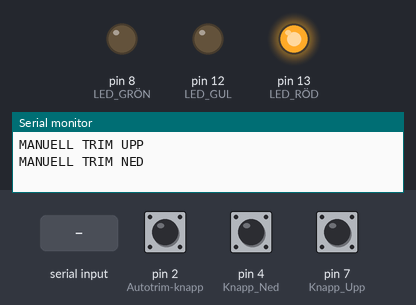
Recording of a sketch running on a simulated Arduino Uno, built with avr-gcc and run on an emulated ATmega328P. On the bench: output pins drawn as LEDs (lit = HIGH), the last lines printed to the serial monitor. Dashed ring = blinking. The inputs (shaded band) are chosen by the test bench; at power-on: pin 2 (Autotrim-knapp) HIGH, pin 4 (Knapp_Ned) HIGH, pin 7 (Knapp_Upp) HIGH.

Above: at 1.2 s.
1.3 s: pin 2 (Autotrim-knapp) pulled LOW for 0.15 s
At 1.54 s:
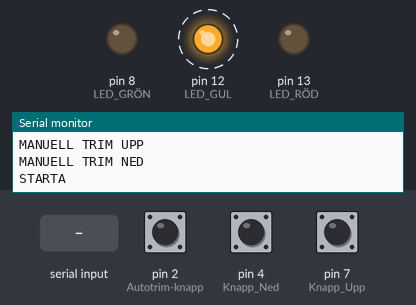
4.3 s: "KLAR\n" received over Serial
At 5.4 s:
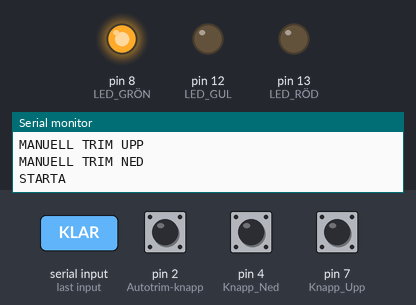
5.8 s: pin 4 (Knapp_Ned) pulled LOW for 0.15 s
At 6.3 s:
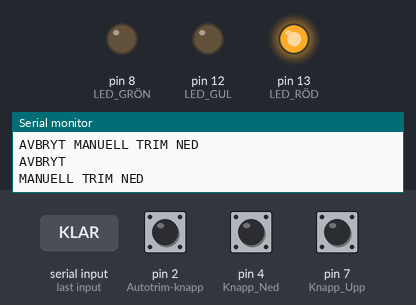
9.0 s: pin 2 (Autotrim-knapp) pulled LOW for 1 s
At 9.25 s:
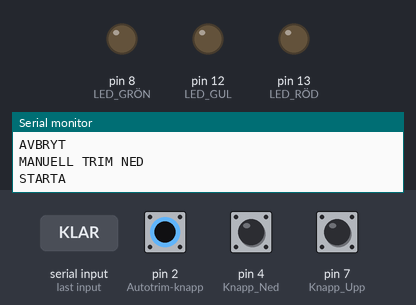
12.9 s: pin 4 (Knapp_Ned) pulled LOW for 1 s
At 14.1 s:
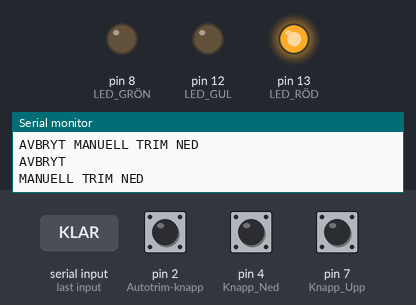
Timing chart, 0 to 15.9 s (numbered marks = the images above; inputs shaded):
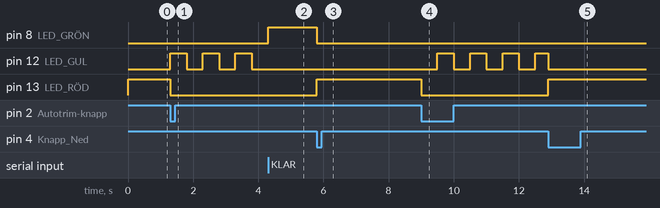

Measured:
- after the input at 1.3 s, pin 12 (LED_GUL): alternates HIGH for 0.50 s and LOW for 0.50 s, starting at once; pin 13 (LED_RÖD): HIGH → LOW at once
- after the input at 4.3 s, pin 8 (LED_GRÖN): LOW → HIGH at once; pin 12 (LED_GUL): stays LOW (without the input it goes to HIGH after 1.0 s)
- after the input at 5.8 s, pin 8 (LED_GRÖN): HIGH → LOW at once; pin 13 (LED_RÖD): LOW → HIGH at once
- after the input at 9.0 s, pin 12 (LED_GUL): alternates HIGH for 0.50 s and LOW for 0.50 s, starting after 0.50 s; pin 13 (LED_RÖD): HIGH → LOW at once
- after the input at 12.9 s, pin 13 (LED_RÖD): LOW → HIGH at once

The sketch:

Interface_Arduinokod.ino
```cpp
// GLÖM INTE KOLLA OM DET ÄR PULL UP ELLER PULL DOWN KOPPLING SÅ ATT HIGH OCH LOW BLIR RÄTT I KODEN


// Tillståndsmaskinen startar i ”STOP”
int tillstand = 1;

// Blinkande GUL lampa
unsigned long previousMillis = 0;
const long blinkInterval = 500;
bool blinkState = false;

bool avbryt_counter = false;

// Långtryck på autotrim-knapp
unsigned long knappTryckStart = 0;
bool knappVarNere = false;
const unsigned long langTryckTid = 2000;

// Funktion för blinkande gul lampa
void blinkGulLampa() {
	unsigned long currentMillis = millis();
	if (currentMillis - previousMillis >= blinkInterval) {
		previousMillis = currentMillis;
    	blinkState = !blinkState;
       	digitalWrite(13, LOW); 			// RÖD av
    	digitalWrite(12, blinkState); 	// GUL växlar
    	digitalWrite(8, LOW);  			// GRÖN av
	}
}

void setup() {
    Serial.begin(9600);

    // Inputs
    pinMode(2, INPUT_PULLUP);  // Autotrim-knapp
    pinMode(4, INPUT_PULLUP);  // Knapp Ned
    pinMode(7, INPUT_PULLUP);  // Knapp Upp


    // Outputs
    pinMode(13, OUTPUT);  // LED RÖD
    pinMode(12, OUTPUT);  // LED GUL
    pinMode(8, OUTPUT);   // LED GRÖN
}


void loop() {

    bool nuvarandeKnapp = !digitalRead(2);  // Autotrim-knapp
    bool nuvarandeKnapp_ned = !digitalRead(4);  // Manuell trim ned
    bool nuvarandeKnapp_upp = !digitalRead(7);  // Manuell trim upp
    unsigned long nu = millis();

    // EDGE DETECTION FÖR AUTOTRIM-KNAPP
    static bool forraKnapp = true;
    bool auto_knappNer = (!forraKnapp && nuvarandeKnapp);  // Just tryckt
    bool auto_knappUpp = (forraKnapp && !nuvarandeKnapp);  // Just släppt
    forraKnapp = nuvarandeKnapp;

    // EDGE DETECTION FÖR MANUELL TRIM NED
    static bool forraKnapp_ned = true;
    bool manuell_trimned_knappNedtryckt = (!forraKnapp_ned && nuvarandeKnapp_ned);  // Just tryckt
    bool manuell_trimned_knappSlappt = (forraKnapp_ned && !nuvarandeKnapp_ned);  // Just släppt
    forraKnapp_ned = nuvarandeKnapp_ned;

    // EDGE DETECTION FÖR MANUELL TRIM UPP
    static bool forraKnapp_upp = true;
    bool manuell_trimupp_knappNedtryckt = (!forraKnapp_upp && nuvarandeKnapp_upp);  // Just tryckt
    bool manuell_trimupp_knappSlappt = (forraKnapp_upp && !nuvarandeKnapp_upp);  // Just släppt
    forraKnapp_upp = nuvarandeKnapp_upp;

    switch (tillstand) {

        case 1: { // STOP: RÖD tänd
            digitalWrite(13, HIGH); 	// RÖD
            digitalWrite(12, LOW);  	// GUL
            digitalWrite(8, LOW);   	// GRÖN

                if (auto_knappNer) {
                    Serial.println("STARTA");
                    tillstand = 2;
                }

            break;

        }

        case 2: { // Trimning pågår: GUL blinkar

            avbryt_counter = true;

            blinkGulLampa();

                if (auto_knappNer) {
                    Serial.println("AVBRYT");
                }

                // Vänta på svar från Python
                if (Serial.available()) {
                    String message = Serial.readStringUntil('\n');
                    if (message == "KLAR") {
                        tillstand = 3;
                    }
                    else if (message == "AVBRUTEN") {
                        tillstand = 1;
                    }
                }

            break;
        }

        case 3: { // OPTIMERAD: GRÖN tänd

            digitalWrite(13, LOW);  // RÖD
            digitalWrite(12, LOW);  // GUL
            digitalWrite(8, HIGH);  // GRÖN

                if (nuvarandeKnapp == LOW && !knappVarNere) {
                    knappVarNere = true;
                    knappTryckStart = millis();
                }

                if (nuvarandeKnapp == HIGH && knappVarNere) {
                    knappVarNere = false;
                    unsigned long knappTid = millis() - knappTryckStart;

                    if (knappTid >= langTryckTid) {
                        tillstand = 1; // Långt tryck
                    }
                    else {
                        Serial.println("STARTA");
                        tillstand = 2; // Kort tryck
                    }
                }

            break;

        }
    }

    // MANUELL TRIM OVERRIDE

    // Om någon manuell knapp trycks ner, tvinga tillstånd 1
    if (manuell_trimned_knappSlappt && avbryt_counter) {

        Serial.println("AVBRYT");

        avbryt_counter = false;

        tillstand = 1;
    }

    if (manuell_trimupp_knappSlappt && avbryt_counter) {

        Serial.println("AVBRYT");

        avbryt_counter = false;

        tillstand = 1;
    }

    // Tryckt ner trim UPP
    if (manuell_trimupp_knappSlappt) {
        Serial.println("MANUELL TRIM UPP");
        tillstand = 1;
    }

    // Släppt trim UPP
    if (manuell_trimupp_knappNedtryckt) {
        Serial.println("AVBRYT MANUELL TRIM UPP");
        tillstand = 1;
    }

    // Tryckt ner trim NED
    if (manuell_trimned_knappSlappt) {
        Serial.println("MANUELL TRIM NED");
        tillstand = 1;
    }

    // Släppt trim NED
    if (manuell_trimned_knappNedtryckt) {
        Serial.println("AVBRYT MANUELL TRIM NED");
        tillstand = 1;
    }

}
```
